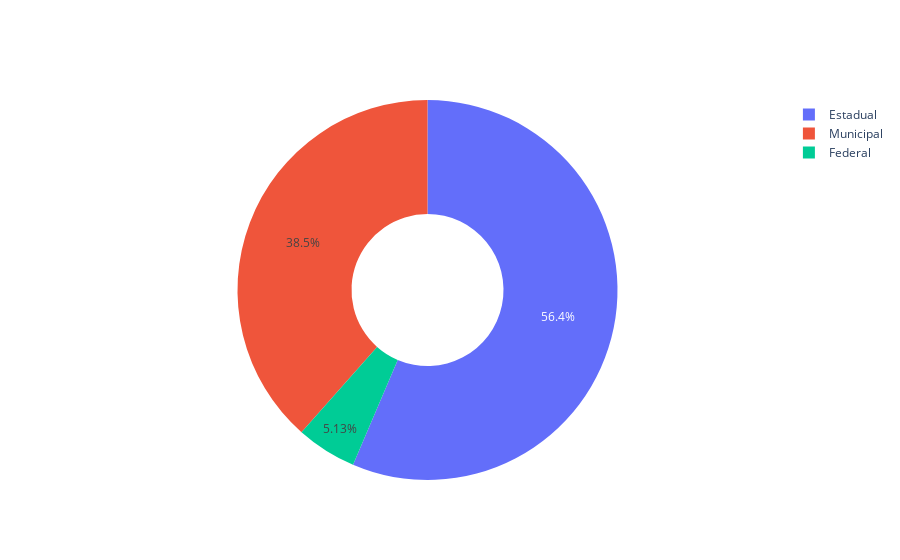

The cell this chart's notebook holds for it:
### Code cell
go.Figure(
    data=go.Pie(
        labels=esfera.index,
        values=esfera.values,
        hole=.4
    )
).show()

### Figure 1 — Plotly figure (JSON) as saved in the notebook; plotly's stock layout.template omitted (floating-point values rounded to 4 significant figures)
{"data": [{"hole": 0.4, "labels": ["Estadual", "Federal", "Municipal"], "type": "pie", "values": [22, 2, 15]}], "layout": {"autosize": true}}
